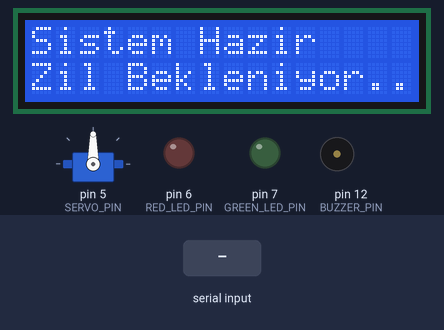
The sketch below on a simulated Arduino Uno, built with avr-gcc and run on an emulated ATmega328P. Parts: 16×2 character LCD, servo, output pins drawn as LEDs (lit = HIGH), buzzer (waves = sounding). The inputs (shaded band) are chosen by the test bench. What the sketch prints to the serial monitor is not drawn.

Above: at 1.2 s.
1.3 s: "DOOR_BELL\n" received over the second serial link
At 1.71 s:
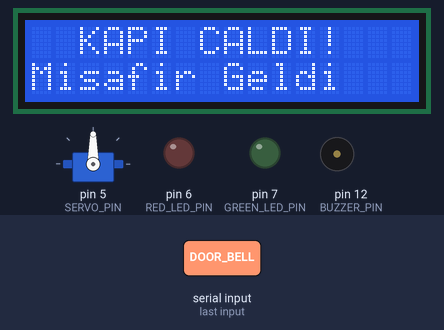
At 3.3 s:
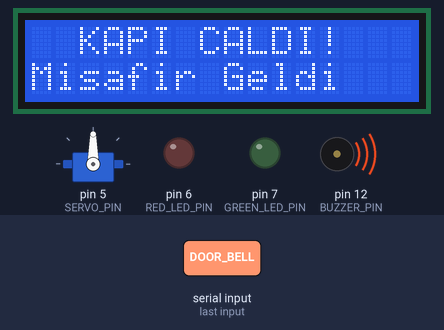
3.5 s: "DOOR_BELL\n" received over the second serial link
At 6.6 s:
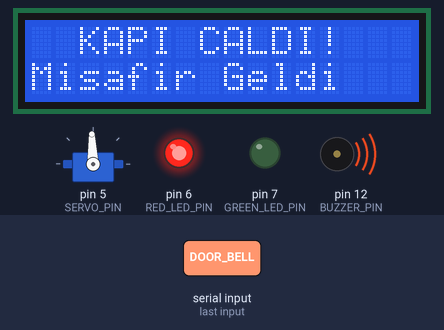
Timing chart, 0 to 16.1 s (numbered marks = the images above; inputs shaded):
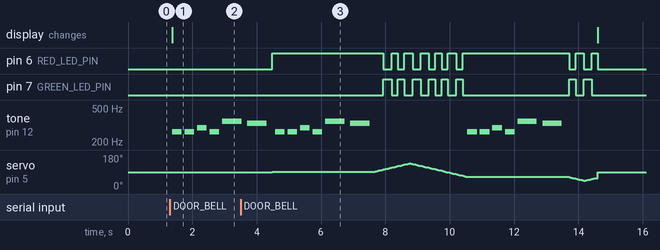

Measured:
- after the input at 1.3 s, tone on pin 12 (BUZZER_PIN): plays 262 Hz for 0.30 s, 262 Hz for 0.30 s, 294 Hz for 0.30 s, 262 Hz for 0.30 s, 349 Hz for 0.57 s, starting after 0.07 s; the display: changes after 0.07 s (image 1)

The sketch:

OdaModulu.ino.ino
```cpp
#include <SoftwareSerial.h>
#include <LiquidCrystal_I2C.h>
#include <Servo.h>
#include <Wire.h>

// Pin tanımları
#define RX_PIN 4           // Uno RX ← Nano TX (D3)
#define TX_PIN 3           // Uno TX → Nano RX (D4)
#define RED_LED_PIN 6
#define GREEN_LED_PIN 7
#define SERVO_PIN 5
#define BUZZER_PIN 12

SoftwareSerial seri(RX_PIN, TX_PIN);
LiquidCrystal_I2C lcd(0x27, 16, 2);
Servo doorServo;

bool alertActive = false;
unsigned long alertStartTime = 0;
const unsigned long alertDuration = 10000; // 10 saniye
unsigned long lastLedToggle = 0;
const unsigned long ledBlinkInterval = 200; // 200ms
bool redLedState = false;
bool greenLedState = false;
int servoPosition = 90;
int servoDirection = 1;

void setup() {
  Serial.begin(9600);
  seri.begin(9600);

  pinMode(RED_LED_PIN, OUTPUT);
  pinMode(GREEN_LED_PIN, OUTPUT);
  pinMode(BUZZER_PIN, OUTPUT);

  Wire.begin();
  lcd.init();
  lcd.backlight();
  lcd.print("Sistem Hazir");
  lcd.setCursor(0, 1);
  lcd.print("Zil Bekleniyor..");

  doorServo.attach(SERVO_PIN);
  doorServo.write(servoPosition);

  digitalWrite(RED_LED_PIN, LOW);
  digitalWrite(GREEN_LED_PIN, LOW);
  digitalWrite(BUZZER_PIN, LOW);

  Serial.println("Oda modülü hazır, mesaj bekleniyor...");
}

void loop() {
  if (seri.available()) {
    String message = seri.readStringUntil('\n');
    message.trim();

    if (message == "DOOR_BELL") {
      activateAlert();
    }
  }

  if (alertActive) {
    handleAlert();
  }

  delay(50);
}

void activateAlert() {
  Serial.println("KAPI ÇALDI - Uyarı başlatılıyor!");

  alertActive = true;
  alertStartTime = millis();

  lcd.clear();
  lcd.print("  KAPI CALDI!");
  lcd.setCursor(0, 1);
  lcd.print("Misafir Geldi");

  playBuzzerAlert();

  digitalWrite(RED_LED_PIN, HIGH);
  redLedState = true;
  greenLedState = false;
  lastLedToggle = millis();
}

void handleAlert() {
  unsigned long currentTime = millis();

  if (currentTime - alertStartTime > alertDuration) {
    deactivateAlert();
    return;
  }

  if (currentTime - lastLedToggle > ledBlinkInterval) {
    if (redLedState) {
      digitalWrite(RED_LED_PIN, LOW);
      digitalWrite(GREEN_LED_PIN, HIGH);
      redLedState = false;
      greenLedState = true;
    } else {
      digitalWrite(GREEN_LED_PIN, LOW);
      digitalWrite(RED_LED_PIN, HIGH);
      redLedState = true;
      greenLedState = false;
    }
    lastLedToggle = currentTime;
  }

  servoPosition += servoDirection * 2;
  if (servoPosition >= 135) servoDirection = -1;
  else if (servoPosition <= 45) servoDirection = 1;
  doorServo.write(servoPosition);

  // Her 3 saniyede buzzer sesi tekrarı
  if ((currentTime - alertStartTime) % 3000 < 100) {
    playBuzzerAlert();
  }
}

void deactivateAlert() {
  Serial.println("Uyarı sona erdi");

  alertActive = false;

  lcd.clear();
  lcd.print("Sistem Hazir");
  lcd.setCursor(0, 1);
  lcd.print("Zil Bekleniyor..");

  digitalWrite(RED_LED_PIN, LOW);
  digitalWrite(GREEN_LED_PIN, LOW);

  doorServo.write(90);

  digitalWrite(BUZZER_PIN, LOW);
}

void playBuzzerAlert() {
  int melody[] = {262, 262, 294, 262, 349, 330};          // Do Do Re Do Fa Mi
  int noteDurations[] = {300, 300, 300, 300, 600, 600};  // ms cinsinden süreler

  for (int i = 0; i < 6; i++) {
    tone(BUZZER_PIN, melody[i], noteDurations[i]);
    delay(noteDurations[i] * 1.3);
  }
}
```
